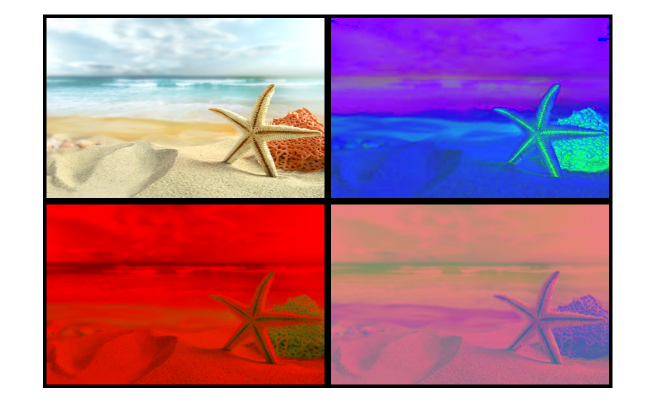
#> input picture Coursera_Basic_CV/HSV1.jpg, 1313 x 840 px (shown at 1/2 size)
$ jupyter execute --allow-errors C_BCV_Montage_V2.ipynb
#> lines starting #> are read from the running program, lines starting #| are printed output that depends on the picture
# Coursera - Basic Computer Vision

This notebook will work through the photo montage exercise using python

Our references are:
* [Coursera Basic CV Class](https://www.coursera.org/learn/computer-vision-basics)
* [Matplotlib version 3.8](https://matplotlib.org/)
* [Numpy version 1.26.0](https://numpy.org/)
* [Opencv-python, version 4.9.0.80](https://pypi.org/project/opencv-python/)
* [Python version 3.12.2](https://www.python.org/)

Our AI helpers:
* [Anthropic AI Claude](https://www.anthropic.com/claude)
* [Google Colab AI](https://blog.google/technology/developers/google-colab-ai-coding-features/)

We can drag and drop data files (.jpg files) that we want to work with from our local drive into the google colab file icon (left side of the colab screen)
*  Download the HSV1.jpg to your desktop (from this github repo)
*  Click on the folder on left side of the approximate middle of the Colab screen
*  Drag and drop the HSV1.jpg file into the folder to upload it to Google Colab from your desktop
*  You will need to do this operation everytime you use the notebook

My prompt:

Good morning Claude, can you convert a Matlab script to a Python script? The script makes a photo montage using different color spaces.

Claude's response:

Good morning! Yes, I can assist you in converting a MATLAB script to a Python script for creating a photo montage using different color spaces. Python has several powerful libraries like OpenCV, NumPy, and Pillow that can handle image processing tasks efficiently.

Please provide me with your MATLAB script, and I'll do my best to convert it to Python. If you have any specific requirements or constraints, kindly mention them as well. I'll ensure that the Python script maintains the functionality and logic of the original MATLAB script while adhering to Python's coding conventions and best practices.

Once you share the MATLAB script, I'll work on the conversion and provide you with the Python equivalent along with any necessary explanations or comments to help you understand the code better.

[cell 1]
# Made in MATLAB by ATS
# Converted to Python by Anthropic Claude

import cv2
import numpy as np
from matplotlib import pyplot as plt

# Load the image
RGB = cv2.imread('HSV1.jpg')
#> RGB is the input picture: shape (840, 1313, 3); mean B, G, R 156, 131.3, 182.9

# Get the size (rows and columns) of the image
r, c, _ = RGB.shape
#> r = 840; c = 1313
print(f"r={r}, c={c}")
#| r=840, c=1313

# Show image
plt.imshow(cv2.cvtColor(RGB, cv2.COLOR_BGR2RGB))
plt.show()

# Get the size (rows and columns) of the subimage
rr = r // 2
#> rr = 420
cc = c // 6
#> cc = 218

# Get a subimage
subimg1 = RGB[0:400, 0:655]
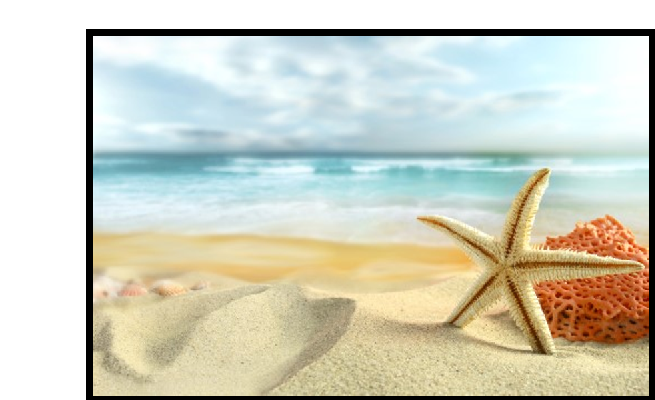
#> subimg1: shape (400, 655, 3); mean B, G, R 192.6, 208.5, 207.7

# Show subimage
plt.imshow(cv2.cvtColor(subimg1, cv2.COLOR_BGR2RGB))
plt.show()

# Montage Function displays multiple image frames as rectangular montage
titles = ['RGB', 'HSV', 'NTSC', 'YCbCr']
images = [RGB]

# Convert RGB color values to HSV color space
HSV = cv2.cvtColor(RGB, cv2.COLOR_BGR2HSV)
#> HSV: shape (840, 1313, 3); mean H, S, V 48.3, 116.8, 212.3
images.append(HSV)

# Convert RGB color values to YCrCb color space
YCrCb = cv2.cvtColor(RGB, cv2.COLOR_BGR2YCrCb)
#> YCrCb: shape (840, 1313, 3); mean of channels 0, 1, 2 149.5, 151.8, 131.7
images.append(YCrCb)

# Convert RGB color values to YCbCr color space
#> (the rest of this cell did not finish here and is left out)
